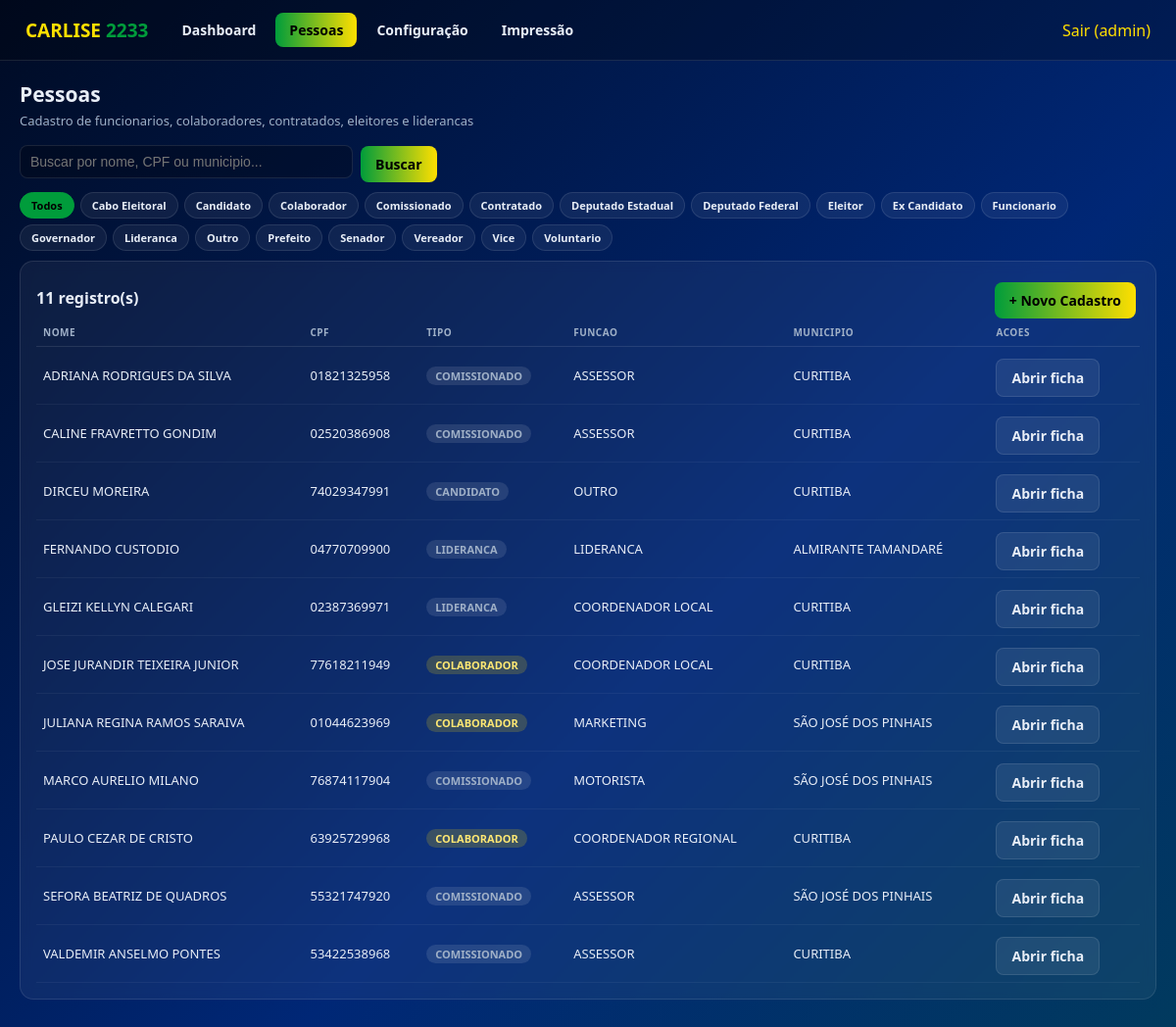
The app's page /pessoas (signed in) with its own data.
### tables this page shows
CREATE TABLE candidato (
    id INTEGER PRIMARY KEY AUTOINCREMENT,
    nome_completo TEXT DEFAULT '',
    nome_urna TEXT DEFAULT '',
    cnpj TEXT DEFAULT '',
    cpf TEXT DEFAULT '',
    cargo TEXT DEFAULT 'Deputada Federal',
    numero_candidatura TEXT DEFAULT '',
    partido TEXT DEFAULT '',
    sigla_partido TEXT DEFAULT '',
    coligacao TEXT DEFAULT '',
    municipio TEXT DEFAULT '',
    uf TEXT DEFAULT 'PR',
    data_nascimento TEXT DEFAULT '',
    email TEXT DEFAULT '',
    telefone TEXT DEFAULT '',
    site TEXT DEFAULT '',
    biografia TEXT DEFAULT '',
    ativo INTEGER DEFAULT 1,
    data_cadastro TEXT DEFAULT (datetime('now'))
, comite_endereco TEXT DEFAULT '', comite_telefone TEXT DEFAULT '', comite_cep TEXT DEFAULT '', comite_numero TEXT DEFAULT '', comite_bairro TEXT DEFAULT '', comite_cidade TEXT DEFAULT '', comite_uf TEXT DEFAULT '');

CREATE TABLE pessoas (id INTEGER PRIMARY KEY AUTOINCREMENT, nome TEXT, cpf TEXT UNIQUE, tipo TEXT, funcao TEXT, tratamento TEXT, nascimento TEXT, telefone TEXT, celular TEXT, email TEXT, estado_civil TEXT, endereco TEXT, numero TEXT, bairro TEXT, municipio TEXT, cep TEXT, titulo_eleitor TEXT, zona TEXT, secao TEXT, observacoes TEXT, rg TEXT, complemento TEXT, local_votacao TEXT, data_aniversario TEXT DEFAULT '', demandas TEXT DEFAULT '', categoria TEXT DEFAULT '', observacao TEXT DEFAULT '');

### app.py (the view)
@app.route("/pessoas")
@login_obrigatorio
def pessoas():
    q = sane(request.args.get("q"))
    tipo = norm_txt(request.args.get("tipo"))
    where, params = [], []
    if q:
        where.append("(nome LIKE %s OR cpf LIKE %s OR municipio LIKE %s)")
        like = "%" + q + "%"
        params += [like, like, like]
    if tipo and tipo in TIPOS:
        where.append("tipo = %s")
        params.append(tipo)
    sql = "SELECT id, nome, cpf, tipo, funcao, municipio FROM pessoas"
    if where:
        sql += " WHERE " + " AND ".join(where)
    sql += " ORDER BY nome"
    return render_template("pessoas.html", lista=listar(sql, params), tipos=TIPOS, q=q, tipo=tipo)

### app.py (called while the page is built)
def conectar():
    if USAR_PG:
        import psycopg2
        return psycopg2.connect(URL)
    conn = sqlite3.connect(os.path.join(BASE_DIR, "sistema.db"))
    conn.row_factory = sqlite3.Row
    conn.execute("PRAGMA foreign_keys=ON")
    return conn

def get_db():
    if "conn" not in g:
        g.conn = conectar()
    return g.conn

@app.teardown_appcontext
def fechar(exc):
    conn = g.pop("conn", None)
    if conn is not None:
        try:
            conn.commit() if not exc else conn.rollback()
        except Exception:
            pass
        try:
            conn.close()
        except Exception:
            pass

def prep(sql):
    return sql.replace("%s", "?") if not USAR_PG else sql

def executar(sql, params=()):
    cur = get_db().cursor()
    cur.execute(prep(sql), tuple(params))
    return cur

def listar(sql, params=()):
    cur = executar(sql, params)
    linhas = cur.fetchall()
    if not linhas:
        return []
    if isinstance(linhas[0], dict):
        return [dict(l) for l in linhas]
    if hasattr(linhas[0], "keys"):
        return [dict(l) for l in linhas]
    cols = [d[0] for d in cur.description]
    return [dict(zip(cols, l)) for l in linhas]

def buscar(sql, params=()):
    linhas = listar(sql, params)
    return linhas[0] if linhas else None

def sane(v):
    return (v or "").strip()

def norm_txt(v):
    return sane(v).upper()

def login_obrigatorio(f):
    @wraps(f)
    def env(*a, **k):
        if not session.get("user"):
            return redirect(url_for("login"))
        return f(*a, **k)
    return env

def candidato_ativo():
    try:
        return buscar("SELECT * FROM candidato WHERE ativo=1 ORDER BY id DESC LIMIT 1")
    except Exception:
        return None

@app.context_processor
def injeta_candidato():
    return {"cand": candidato_ativo()}

### templates/pessoas.html
{% extends "base.html" %}
{% block conteudo %}
<h1>Pessoas</h1>
<div class="sub">Cadastro de funcionarios, colaboradores, contratados, eleitores e liderancas</div>
<form method="get" action="/pessoas" class="linha-acoes">
  <input type="text" name="q" value="{{ q }}" placeholder="Buscar por nome, CPF ou municipio..." style="max-width:340px">
  <button class="btn btn-p" type="submit">Buscar</button>
</form>
<div class="chips" style="margin-top:10px">
  <a class="chip {{ 'ativa' if tipo == '' else '' }}" href="/pessoas">Todos</a>
  {% for t in tipos %}
  <a class="chip {{ 'ativa' if tipo == t else '' }}" href="/pessoas?tipo={{ t }}{{ '&q=' + q if q }}">{{ t.replace('_',' ').title() }}</a>
  {% endfor %}
</div>
<div class="card">
  <div class="linha-acoes" style="justify-content:space-between">
    <strong>{{ lista|length }} registro(s)</strong>
    <a class="btn btn-p" href="/pessoas/novo">+ Novo Cadastro</a>
  </div>
  <table>
    <thead><tr><th>Nome</th><th>CPF</th><th>Tipo</th><th>Funcao</th><th>Municipio</th><th>Acoes</th></tr></thead>
    <tbody>
    {% for p in lista %}
      <tr>
        <td>{{ p.nome }}</td>
        <td>{{ p.cpf }}</td>
        <td><span class="badge b-{{ 'verde' if p.tipo == 'FUNCIONARIO' else ('amarelo' if p.tipo == 'COLABORADOR' else ('azul' if p.tipo == 'ELEITOR' else 'cinza')) }}">{{ p.tipo or '-' }}</span></td>
        <td>{{ p.funcao or '-' }}</td>
        <td>{{ p.municipio or '-' }}</td>
        <td><a class="btn btn-s" href="/pessoas/{{ p.id }}">Abrir ficha</a></td>
      </tr>
    {% else %}
      <tr><td colspan="6">Nenhum registro encontrado.</td></tr>
    {% endfor %}
    </tbody>
  </table>
</div>
{% endblock %}

### templates/base.html (shortened to what this page needs)
<!doctype html>
<html lang="pt-BR">
<head>
<link rel="stylesheet" href="/static/estilo.css">
</head>
<body>
{% if session.get('user') %}
<header class="topo">
  <div class="logo"><b>{{ (cand.nome_urna or 'CARLISE').split(' ')[0] }}</b> <span>{{ cand.numero_candidatura or '2233' }}</span></div>
  <nav class="menu">
    <a href="/" class="{{ 'ativo' if request.path == '/' else '' }}">Dashboard</a>
    <a href="/pessoas" class="{{ 'ativo' if request.path.startswith('/pessoas') else '' }}">Pessoas</a> <a href="/configuracao" class="{{ 'ativo' if request.path.startswith('/configuracao') else '' }}">Configura&#231;&#227;o</a> <a href="/impressao" class="{{ 'ativo' if request.path.startswith('/impressao') else '' }}">Impress&#227;o</a>
  </nav>
  <a class="sair" href="/sair">Sair ({{ session.get('user') }})</a>
</header>
{% endif %}
<div class="container">
{% block conteudo %}{% endblock %}
</div>
</body>
</html>

### static/estilo.css (style rules this page uses)
:root { --navy:#002776;--navy2:#000b24;--verde:#009C3B;--amarelo:#FFDF00; --texto:#e8eef7;--cinza:#9fb0c7;--card:rgba(255,255,255,.05);--borda:rgba(255,255,255,.10) }
* { box-sizing:border-box }
body { margin:0;font-family:Segoe UI,Arial,sans-serif;color:var(--texto); background:linear-gradient(135deg,var(--navy2),var(--navy) 60%,#013a5e);min-height:100vh }
a { color:var(--amarelo);text-decoration:none }
.topo { display:flex;align-items:center;gap:20px;padding:13px 26px;background:rgba(0,0,0,.25); border-bottom:1px solid var(--borda);flex-wrap:wrap }
.logo { font-weight:800;font-size:19px }
.logo b { color:var(--amarelo) }
.logo span { color:var(--verde) }
.menu { display:flex;gap:6px;flex-wrap:wrap }
.menu a { padding:8px 14px;border-radius:8px;color:var(--texto);font-weight:600;font-size:14px }
.menu a.ativo,.menu a:hover { background:linear-gradient(90deg,var(--verde),var(--amarelo));color:#000 }
.sair { margin-left:auto }
.container { max-width:1200px;margin:0 auto;padding:20px }
.card { background:var(--card);border:1px solid var(--borda);border-radius:14px;padding:16px; margin-bottom:16px;backdrop-filter:blur(6px) }
h1 { font-size:21px;margin:0 0 4px }
.sub { color:var(--cinza);font-size:13px;margin-bottom:12px }
table { width:100%;border-collapse:collapse;font-size:13px }
th { text-align:left;color:var(--cinza);text-transform:uppercase;font-size:10px;letter-spacing:.5px; padding:7px;border-bottom:1px solid var(--borda) }
td { padding:7px;border-bottom:1px solid rgba(255,255,255,.05) }
.badge { display:inline-block;padding:2px 9px;border-radius:20px;font-size:11px;font-weight:700;text-transform:uppercase }
.b-amarelo { background:rgba(255,223,0,.18);color:#FFE873 }
.b-cinza { background:rgba(255,255,255,.10);color:var(--cinza) }
input,select,textarea { width:100%;padding:8px 10px;border-radius:8px;border:1px solid var(--borda); background:rgba(0,0,0,.25);color:var(--texto);font-size:14px;margin:3px 0 }
.btn { display:inline-block;border:none;cursor:pointer;border-radius:8px;padding:9px 15px;font-weight:700; font-size:14px;margin:5px 4px 0 0;font-family:inherit }
.btn-p { background:linear-gradient(90deg,var(--verde),var(--amarelo));color:#000 }
.btn-s { background:rgba(255,255,255,.08);color:var(--texto);border:1px solid var(--borda) }
.chips { display:flex;gap:6px;flex-wrap:wrap;margin-bottom:10px }
.chip { padding:5px 11px;border-radius:20px;font-size:11px;font-weight:700; background:rgba(255,255,255,.06);border:1px solid var(--borda);color:var(--texto) }
.chip.ativa { background:var(--verde);color:#000;border-color:var(--verde) }
.linha-acoes { display:flex;gap:8px;align-items:center;flex-wrap:wrap }

### records on screen
candidato: nome_urna "CARLISE", numero_candidatura "2233"
pessoas: nome "ADRIANA RODRIGUES DA SILVA", cpf "01821325958", tipo "COMISSIONADO", funcao "ASSESSOR", municipio "CURITIBA"
pessoas: nome "CALINE FRAVRETTO GONDIM", cpf "02520386908", tipo "COMISSIONADO", funcao "ASSESSOR", municipio "CURITIBA"
pessoas: nome "DIRCEU MOREIRA", cpf "74029347991", tipo "CANDIDATO", funcao "OUTRO", municipio "CURITIBA"
pessoas: nome "FERNANDO CUSTODIO", cpf "04770709900", tipo "LIDERANCA", funcao "LIDERANCA", municipio "ALMIRANTE TAMANDARÉ"
pessoas: nome "GLEIZI KELLYN CALEGARI", cpf "02387369971", tipo "LIDERANCA", funcao "COORDENADOR LOCAL", municipio "CURITIBA"
pessoas: nome "JOSE JURANDIR TEIXEIRA JUNIOR", cpf "77618211949", tipo "COLABORADOR", funcao "COORDENADOR LOCAL", municipio "CURITIBA"
pessoas: nome "JULIANA REGINA RAMOS SARAIVA", cpf "01044623969", tipo "COLABORADOR", funcao "MARKETING", municipio "SÃO JOSÉ DOS PINHAIS"
pessoas: nome "MARCO AURELIO MILANO", cpf "76874117904", tipo "COMISSIONADO", funcao "MOTORISTA", municipio "SÃO JOSÉ DOS PINHAIS"
pessoas: nome "PAULO CEZAR DE CRISTO", cpf "63925729968", tipo "COLABORADOR", funcao "COORDENADOR REGIONAL", municipio "CURITIBA"
pessoas: nome "SEFORA BEATRIZ DE QUADROS", cpf "55321747920", tipo "COMISSIONADO", funcao "ASSESSOR", municipio "SÃO JOSÉ DOS PINHAIS"
pessoas: nome "VALDEMIR ANSELMO PONTES", cpf "53422538968", tipo "COMISSIONADO", funcao "ASSESSOR", municipio "CURITIBA"

### other values on screen
{{ session.get('user') }} "admin"
{{ t.replace('_',' ').title() }} "Cabo Eleitoral" "Candidato" "Colaborador" "Comissionado" "Contratado" "Deputado Estadual" "Deputado Federal" "Eleitor" "Ex Candidato" "Funcionario" "Governador" "Lideranca" "Outro" "Prefeito" "Senador" "Vereador" "Vice" "Voluntario"
{{ lista|length }} "11"
